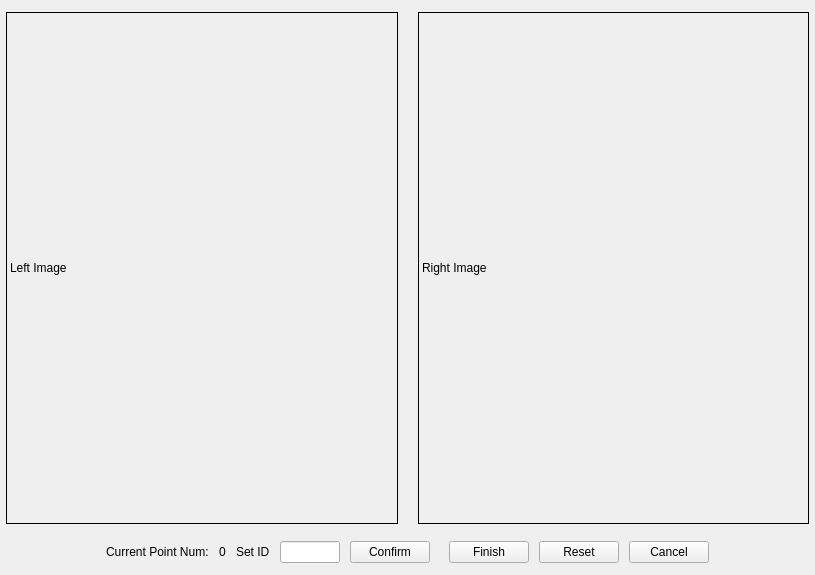
<?xml version="1.0" encoding="UTF-8"?>
<ui version="4.0">
 <class>ManualMatch</class>
 <widget class="QWidget" name="ManualMatch">
  <property name="geometry">
   <rect>
    <x>0</x>
    <y>0</y>
    <width>815</width>
    <height>575</height>
   </rect>
  </property>
  <property name="sizePolicy">
   <sizepolicy hsizetype="Preferred" vsizetype="Fixed">
    <horstretch>0</horstretch>
    <verstretch>0</verstretch>
   </sizepolicy>
  </property>
  <property name="windowTitle">
   <string>Manual Match Assistant</string>
  </property>
  <property name="windowIcon">
   <iconset resource="Resource/res.qrc">
    <normaloff>:/splash.png</normaloff>:/splash.png</iconset>
  </property>
  <property name="autoFillBackground">
   <bool>true</bool>
  </property>
  <layout class="QGridLayout" name="gridLayout">
   <property name="leftMargin">
    <number>6</number>
   </property>
   <property name="topMargin">
    <number>10</number>
   </property>
   <property name="rightMargin">
    <number>6</number>
   </property>
   <property name="bottomMargin">
    <number>10</number>
   </property>
   <property name="horizontalSpacing">
    <number>10</number>
   </property>
   <property name="verticalSpacing">
    <number>15</number>
   </property>
   <item row="0" column="0">
    <layout class="QHBoxLayout" name="horizontalLayout">
     <property name="spacing">
      <number>20</number>
     </property>
     <item>
      <widget class="QLabel" name="leftImage">
       <property name="sizePolicy">
        <sizepolicy hsizetype="Preferred" vsizetype="Expanding">
         <horstretch>0</horstretch>
         <verstretch>0</verstretch>
        </sizepolicy>
       </property>
       <property name="maximumSize">
        <size>
         <width>640</width>
         <height>512</height>
        </size>
       </property>
       <property name="frameShape">
        <enum>QFrame::Box</enum>
       </property>
       <property name="text">
        <string>Left Image</string>
       </property>
       <property name="scaledContents">
        <bool>true</bool>
       </property>
      </widget>
     </item>
     <item>
      <widget class="QLabel" name="rightImage">
       <property name="sizePolicy">
        <sizepolicy hsizetype="Preferred" vsizetype="Preferred">
         <horstretch>0</horstretch>
         <verstretch>0</verstretch>
        </sizepolicy>
       </property>
       <property name="maximumSize">
        <size>
         <width>640</width>
         <height>512</height>
        </size>
       </property>
       <property name="frameShape">
        <enum>QFrame::Box</enum>
       </property>
       <property name="text">
        <string>Right Image</string>
       </property>
       <property name="scaledContents">
        <bool>true</bool>
       </property>
      </widget>
     </item>
    </layout>
   </item>
   <item row="1" column="0">
    <layout class="QHBoxLayout" name="horizontalLayout_4">
     <property name="spacing">
      <number>0</number>
     </property>
     <property name="leftMargin">
      <number>100</number>
     </property>
     <property name="rightMargin">
      <number>100</number>
     </property>
     <item>
      <layout class="QHBoxLayout" name="horizontalLayout_2">
       <property name="spacing">
        <number>10</number>
       </property>
       <item>
        <widget class="QLabel" name="label_2">
         <property name="sizePolicy">
          <sizepolicy hsizetype="Preferred" vsizetype="Fixed">
           <horstretch>0</horstretch>
           <verstretch>0</verstretch>
          </sizepolicy>
         </property>
         <property name="text">
          <string>&lt;html&gt;&lt;head/&gt;&lt;body&gt;&lt;p&gt;Current Point Num:&lt;/p&gt;&lt;/body&gt;&lt;/html&gt;</string>
         </property>
        </widget>
       </item>
       <item>
        <widget class="QLabel" name="current">
         <property name="sizePolicy">
          <sizepolicy hsizetype="Preferred" vsizetype="Fixed">
           <horstretch>0</horstretch>
           <verstretch>0</verstretch>
          </sizepolicy>
         </property>
         <property name="text">
          <string>0</string>
         </property>
        </widget>
       </item>
       <item>
        <widget class="QLabel" name="label">
         <property name="sizePolicy">
          <sizepolicy hsizetype="Preferred" vsizetype="Fixed">
           <horstretch>0</horstretch>
           <verstretch>0</verstretch>
          </sizepolicy>
         </property>
         <property name="text">
          <string>Set ID</string>
         </property>
        </widget>
       </item>
       <item>
        <widget class="QLineEdit" name="idEdit">
         <property name="sizePolicy">
          <sizepolicy hsizetype="Fixed" vsizetype="Fixed">
           <horstretch>0</horstretch>
           <verstretch>0</verstretch>
          </sizepolicy>
         </property>
         <property name="maximumSize">
          <size>
           <width>60</width>
           <height>16777215</height>
          </size>
         </property>
         <property name="clearButtonEnabled">
          <bool>false</bool>
         </property>
        </widget>
       </item>
       <item>
        <widget class="QPushButton" name="confirmButton">
         <property name="text">
          <string>Confirm</string>
         </property>
        </widget>
       </item>
      </layout>
     </item>
     <item>
      <spacer name="horizontalSpacer">
       <property name="orientation">
        <enum>Qt::Horizontal</enum>
       </property>
       <property name="sizeHint" stdset="0">
        <size>
         <width>40</width>
         <height>20</height>
        </size>
       </property>
      </spacer>
     </item>
     <item>
      <layout class="QHBoxLayout" name="horizontalLayout_3">
       <property name="spacing">
        <number>10</number>
       </property>
       <item>
        <widget class="QPushButton" name="finishButton">
         <property name="text">
          <string>Finish</string>
         </property>
        </widget>
       </item>
       <item>
        <widget class="QPushButton" name="resetButton">
         <property name="text">
          <string>Reset</string>
         </property>
        </widget>
       </item>
       <item>
        <widget class="QPushButton" name="cancelButton">
         <property name="text">
          <string>Cancel</string>
         </property>
        </widget>
       </item>
      </layout>
     </item>
    </layout>
   </item>
  </layout>
  <zorder></zorder>
 </widget>
 <resources>
  <include location="Resource/res.qrc"/>
 </resources>
 <connections/>
</ui>
